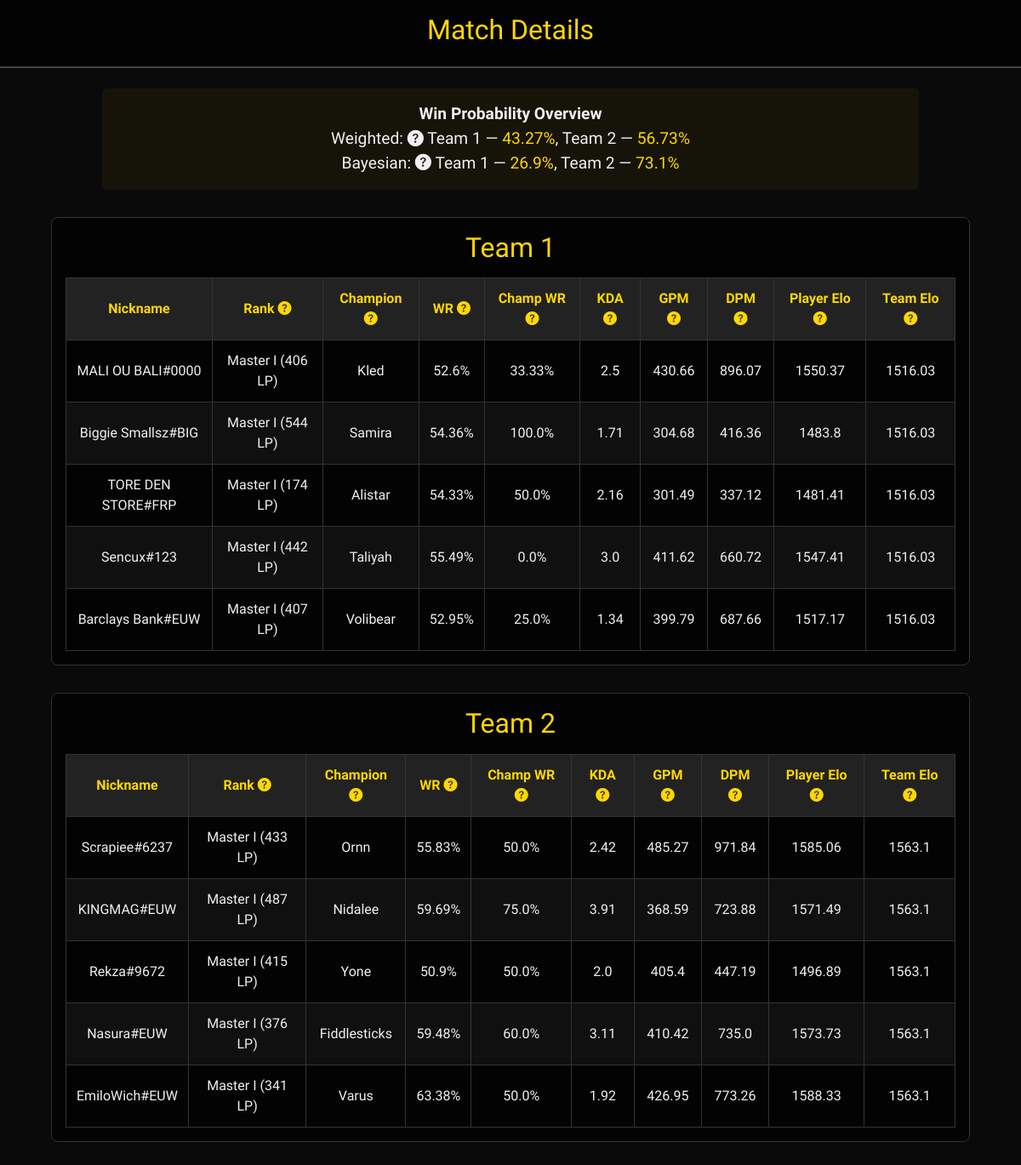
The app's page /match/52 with its own data.
### tables this page shows
CREATE TABLE matches (
            match_id INTEGER PRIMARY KEY AUTOINCREMENT,
            summoner TEXT NOT NULL,
            server TEXT NOT NULL,
            timestamp TEXT NOT NULL,
            team1_win_probability REAL,
            team2_win_probability REAL,
            team1_win_probability_bayes REAL,
            team2_win_probability_bayes REAL
        );

CREATE TABLE players (
            player_id INTEGER PRIMARY KEY AUTOINCREMENT,
            match_id INTEGER NOT NULL,
            nickname TEXT NOT NULL,
            champion TEXT NOT NULL,
            rank TEXT,
            general_winrate REAL,
            champion_winrate REAL,
            kda REAL,
            gold_per_minute REAL,
            damage_per_minute REAL,
            FOREIGN KEY (match_id) REFERENCES matches(match_id)
        );

### app.py (the view)
@app.route('/match/<int:match_id>')
def match_details(match_id):
    match = get_match_by_id(match_id)
    players = get_match_data(match_id)
    return render_template("match_details.html", match=match, players=players)

### database.py (called while the page is built)
def get_match_by_id(match_id):
    conn = sqlite3.connect(DB_PATH)
    cursor = conn.cursor()
    cursor.execute("""
        SELECT * FROM matches WHERE match_id = ?
    """, (match_id,))
    match = cursor.fetchone()
    conn.close()
    return match

### elo_calculator.py (called while the page is built)
def convert_rank_to_elo(rank_str):
    match = re.match(r"(\w+) (\d) \((\d+)LP\)", rank_str)
    if not match:
        return 1500  # Fallback Elo for unranked or invalid format
    tier, division, lp = match.groups()
    base = rank_values.get(tier, 1500)
    bonus = (4 - int(division)) * 50  # Division I is best
    return base + int(lp) + bonus

def z_score(value, metric):
    try:
        value = float(value)
    except:
        value = pop_means[metric]
    return (value - pop_means[metric]) / pop_std[metric]

def calculate_player_elo(player):
    rank_elo = convert_rank_to_elo(player.get("rank", "Unranked"))
    winrate_z = z_score(player.get("general_winrate", 50), "win_rate")
    kda_z = z_score(player.get("kda", 2.5), "kda")
    gpm_z = z_score(player.get("gold_per_minute", 400), "gold_per_minute")
    dpm_z = z_score(player.get("damage_per_minute", 500), "damage_per_minute")
    total_elo = rank_elo
    total_elo += winrate_z * stat_weights["win_rate"]
    total_elo += kda_z * stat_weights["kda"]
    total_elo += gpm_z * stat_weights["gold_per_minute"]
    total_elo += dpm_z * stat_weights["damage_per_minute"]
    return total_elo

### templates/match_details.html (shortened to what this page needs)
<!DOCTYPE html>
<html lang="en">
<head>
  <link href="https://cdn.jsdelivr.net/npm/bootstrap@5.3.0/dist/css/bootstrap.min.css" rel="stylesheet">
  <link href="https://cdn.jsdelivr.net/npm/bootstrap-icons@1.10.5/font/bootstrap-icons.css" rel="stylesheet">
</head>
<body>
<header>
  <h1>Match Details</h1>
</header>
<div class="overview">
  <strong>Win Probability Overview</strong><br>
  Weighted:
<span data-bs-toggle="tooltip" data-bs-html="true" title="
<strong>Weighted Win Probability</strong><br>
This prediction is based purely on the average Elo of both teams. Each player's Elo is calculated using their solo queue rank and adjusted for performance stats like win rate, KDA, gold per minute, and damage per minute.
<br><br>
The formula used is adapted from the classic Elo system (similar to chess):<br>
<em>P = 1 / (1 + 10^((Elo_team2 - Elo_team1)/400))</em><br><br>
This value assumes that past performance is the best predictor of future performance, without factoring in uncertainty or sample size.
">
  <i class="bi bi-question-circle-fill"></i>
</span>
  Team 1 — <span style="color: gold;">{{ match[4] }}%</span>, Team 2 — <span style="color: gold;">{{ match[5] }}%</span><br>
  Bayesian:
<span data-bs-toggle="tooltip" data-bs-html="true" title="
<strong>Bayesian Win Probability</strong><br>
This prediction enhances the weighted Elo method by introducing statistical confidence. It takes into account not just the average Elo of each team, but also how consistent and trustworthy that Elo is.
<br><br>
If players have high variance in performance or limited recent match data, the Bayesian model becomes more cautious and 'hedges' the prediction.
<br><br>
This approach uses a normal distribution-based Bayesian formula that calculates the probability of Team 1 outperforming Team 2 based on both mean Elo and team variance.
">
  <i class="bi bi-question-circle-fill"></i>
</span>
  Team 1 — <span style="color: gold;">{{ match[6] }}%</span>, Team 2 — <span style="color: gold;">{{ match[7] }}%</span>
</div>
{% for team, title, players in [("Team 1", "Team 1", players[:5]), ("Team 2", "Team 2", players[5:])] %}
<div class="team-section">
  <h2>{{ title }}</h2>
  <table>
    <thead>
      <tr>
        <th>Nickname</th>
        <th>Rank
          <span data-bs-toggle="tooltip" title="Player's current solo queue rank (e.g., Gold I, Challenger).">
            <i class="bi bi-question-circle-fill"></i>
          </span>
        </th>
        <th>Champion
          <span data-bs-toggle="tooltip" title="Champion the player is using in this live match.">
            <i class="bi bi-question-circle-fill"></i>
          </span>
        </th>
        <th>WR
          <span data-bs-toggle="tooltip" title="Player's overall ranked win rate from recent games.">
            <i class="bi bi-question-circle-fill"></i>
          </span>
        </th>
        <th>Champ WR
          <span data-bs-toggle="tooltip" title="Win rate on this specific champion based on recent matches.">
            <i class="bi bi-question-circle-fill"></i>
          </span>
        </th>
        <th>KDA
          <span data-bs-toggle="tooltip" title="Kill/Death/Assist ratio. Higher is better.">
            <i class="bi bi-question-circle-fill"></i>
          </span>
        </th>
        <th>GPM
          <span data-bs-toggle="tooltip" title="Gold Per Minute. Measures income efficiency.">
            <i class="bi bi-question-circle-fill"></i>
          </span>
        </th>
        <th>DPM
          <span data-bs-toggle="tooltip" title="Damage Per Minute. Measures average damage dealt to champions.">
            <i class="bi bi-question-circle-fill"></i>
          </span>
        </th>
        <th>Player Elo
          <span data-bs-toggle="tooltip" title="Calculated from solo queue rank, adjusted using stats like WR, KDA, GPM, DPM. Represents skill level of individual player.">
            <i class="bi bi-question-circle-fill"></i>
          </span>
        </th>
        <th>Team Elo
          <span data-bs-toggle="tooltip" title="Average of all 5 player Elos. Used for probability calculations.">
            <i class="bi bi-question-circle-fill"></i>
          </span>
        </th>
      </tr>
    </thead>
    <tbody>
      {% for player in players %}
      <tr>
        <td>{{ player[0] }}</td>
        <td>{{ player[1] }}</td>
        <td>{{ player[2] }}</td>
        <td>{{ player[3] }}%</td>
        <td>{{ player[4] }}%</td>
        <td>{{ player[5] }}</td>
        <td>{{ player[6] }}</td>
        <td>{{ player[7] }}</td>
        <td>{{ player[8] }}</td>
        <td>{{ player[9] }}</td>
      </tr>
      {% endfor %}
    </tbody>
  </table>
</div>
{% endfor %}
</body>
</html>

### templates/match_details.html (style rules this page uses)
body { font-family: 'Beaufort for LOL', serif; margin: 0; background-color: #0a0a0a; color: #f0f0f0; background-size: cover; background-position: center; background-repeat: no-repeat; }
header { background-color: rgba(0, 0, 0, 0.7); padding: 1rem 2rem; border-bottom: 2px solid #444; text-align: center; }
h1 { color: gold; font-size: 2rem; }
.team-section { width: 90%; margin: 2rem auto; padding: 1rem; background-color: rgba(0, 0, 0, 0.7); border: 1px solid #333; border-radius: 8px; }
h2 { text-align: center; color: gold; margin-bottom: 1rem; }
.overview { text-align: center; font-size: 1.2rem; margin: 1.5rem auto; background-color: rgba(255, 215, 0, 0.05); padding: 1rem; border-radius: 6px; width: 80%; }
table { width: 100%; border-collapse: collapse; }
th, td { border: 1px solid #333; padding: 0.75rem; text-align: center; }
th { background-color: #222; color: gold; }
tr:nth-child(even) { background-color: rgba(255, 255, 255, 0.05); }

### records on screen
matches: team1_win_probability "43.27", team2_win_probability "56.73", team1_win_probability_bayes "26.9", team2_win_probability_bayes "73.1"
players: nickname "MALI OU BALI#0000", rank "Master I (406 LP)", champion "Kled", general_winrate "52.6", champion_winrate "33.33", kda "2.5", gold_per_minute "430.66", damage_per_minute "896.07", player "1550.37", player "1516.03"
players: nickname "Biggie Smallsz#BIG", rank "Master I (544 LP)", champion "Samira", general_winrate "54.36", champion_winrate "100.0", kda "1.71", gold_per_minute "304.68", damage_per_minute "416.36", player "1483.8", player "1516.03"
players: nickname "TORE DEN STORE#FRP", rank "Master I (174 LP)", champion "Alistar", general_winrate "54.33", champion_winrate "50.0", kda "2.16", gold_per_minute "301.49", damage_per_minute "337.12", player "1481.41", player "1516.03"
players: nickname "Sencux#123", rank "Master I (442 LP)", champion "Taliyah", general_winrate "55.49", champion_winrate "0.0", kda "3.0", gold_per_minute "411.62", damage_per_minute "660.72", player "1547.41", player "1516.03"
players: nickname "Barclays Bank#EUW", rank "Master I (407 LP)", champion "Volibear", general_winrate "52.95", champion_winrate "25.0", kda "1.34", gold_per_minute "399.79", damage_per_minute "687.66", player "1517.17", player "1516.03"
players: nickname "Scrapiee#6237", rank "Master I (433 LP)", champion "Ornn", general_winrate "55.83", champion_winrate "50.0", kda "2.42", gold_per_minute "485.27", damage_per_minute "971.84", player "1585.06", player "1563.1"
players: nickname "KINGMAG#EUW", rank "Master I (487 LP)", champion "Nidalee", general_winrate "59.69", champion_winrate "75.0", kda "3.91", gold_per_minute "368.59", damage_per_minute "723.88", player "1571.49", player "1563.1"
players: nickname "Rekza#9672", rank "Master I (415 LP)", champion "Yone", general_winrate "50.9", champion_winrate "50.0", kda "2.0", gold_per_minute "405.4", damage_per_minute "447.19", player "1496.89", player "1563.1"
players: nickname "Nasura#EUW", rank "Master I (376 LP)", champion "Fiddlesticks", general_winrate "59.48", champion_winrate "60.0", kda "3.11", gold_per_minute "410.42", damage_per_minute "735.0", player "1573.73", player "1563.1"
players: nickname "EmiloWich#EUW", rank "Master I (341 LP)", champion "Varus", general_winrate "63.38", champion_winrate "50.0", kda "1.92", gold_per_minute "426.95", damage_per_minute "773.26", player "1588.33", player "1563.1"

### other values on screen
{{ title }} "Team 1" "Team 2"
